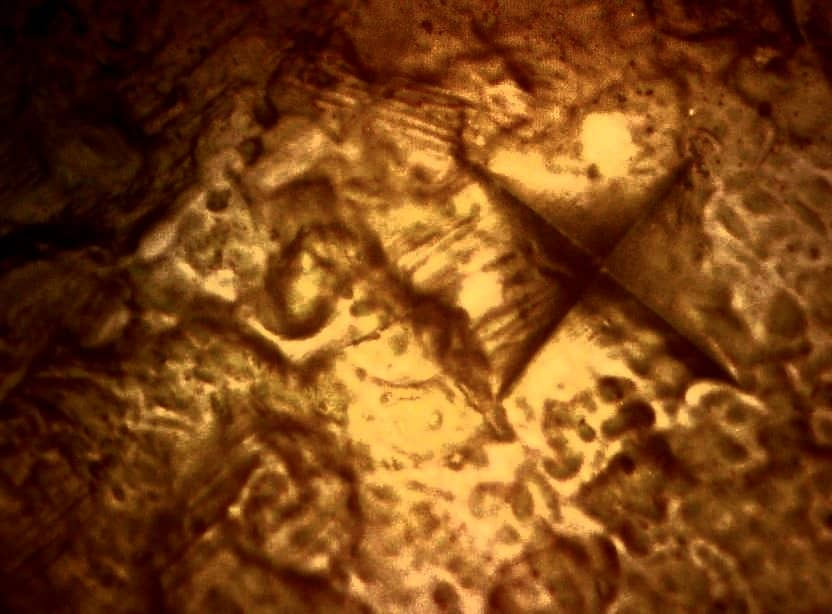
#> input picture image_edit.jpeg, 832 x 614 px
$ python main.py
#> lines starting #> are read from the running program, lines starting #| are printed output that depends on the picture
import numpy as np
import cv2

def nothing(x):
    pass

img = cv2.imread('image_edit.jpeg')
#> img is the input picture: shape (614, 832, 3); mean B, G, R 22, 67.1, 121.4
img = cv2.cvtColor(img, cv2.COLOR_BGR2GRAY)
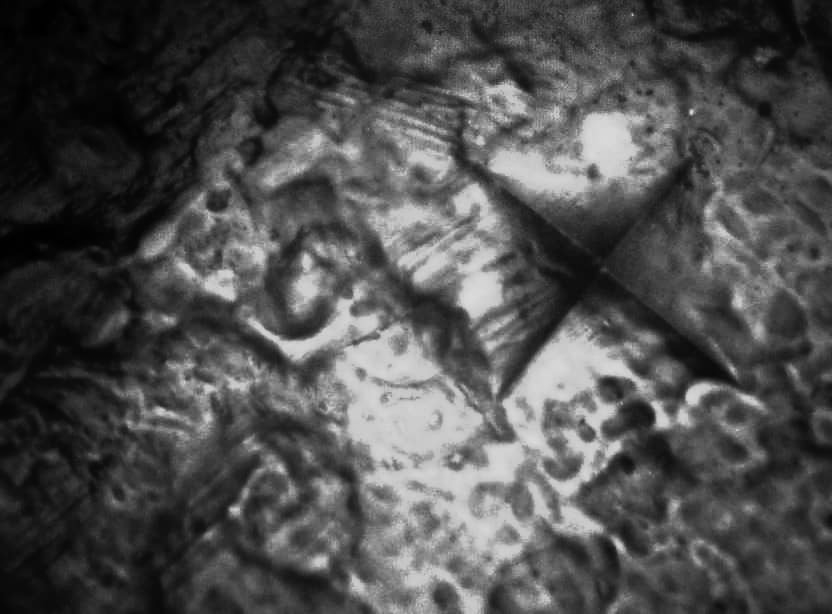
#> img: shape (614, 832); min 0, max 223, mean 78.2

cv2.namedWindow('image')

cv2.createTrackbar('first','image',0,255,nothing)
cv2.createTrackbar('second','image',0,255,nothing)
cv2.createTrackbar('th','image',0,255,nothing)

# img = cv2.bitwise_not(img)

while True:
    first = cv2.getTrackbarPos('first', 'image')
    second = cv2.getTrackbarPos('second', 'image')
    th = cv2.getTrackbarPos('th', 'image')

    img = cv2.imread('image_edit.jpeg',0)
#> img: shape (614, 832); min 0, max 231, mean 78.2

    edges = cv2.Canny(img, first, second,L2gradient = True)
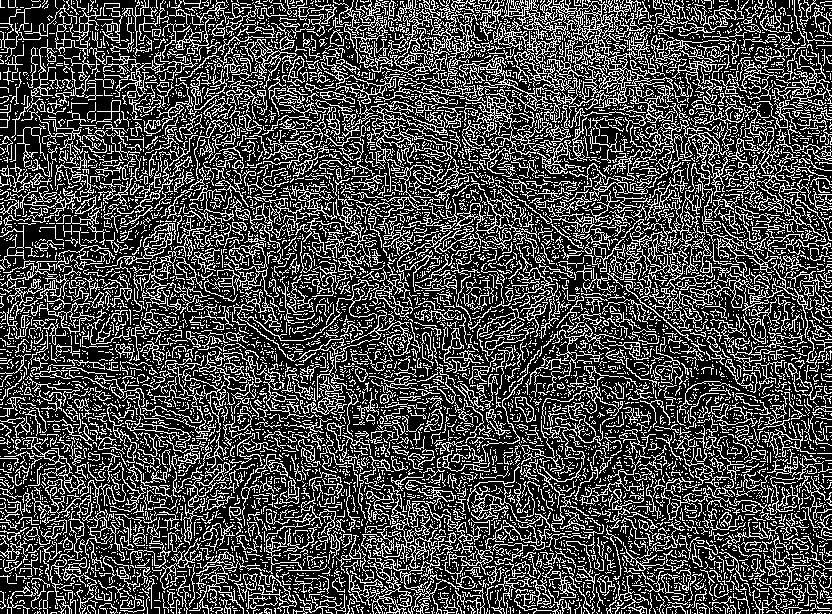
#> edges: shape (614, 832); 28.2% white in thin lines or dots

    lines = cv2.HoughLinesP(edges, cv2.HOUGH_PROBABILISTIC, theta=1 * np.pi / 180, threshold=th, minLineLength=100, maxLineGap=10)
#> lines = 851 rows, first 6: [431, 175, 431, 1], [440, 554, 440, 427], [609, 0, 731, 354], [553, 611, 675, 381], [538, 158, 538, 4], [501, 1, 657, 223]

    if lines is not None:
        for i in lines:
            x1, y1, x2, y2 = i[0]
            cv2.line(img, (x1, y1), (x2, y2), (0, 255, 0), 5)
#> this loop made 851 passes
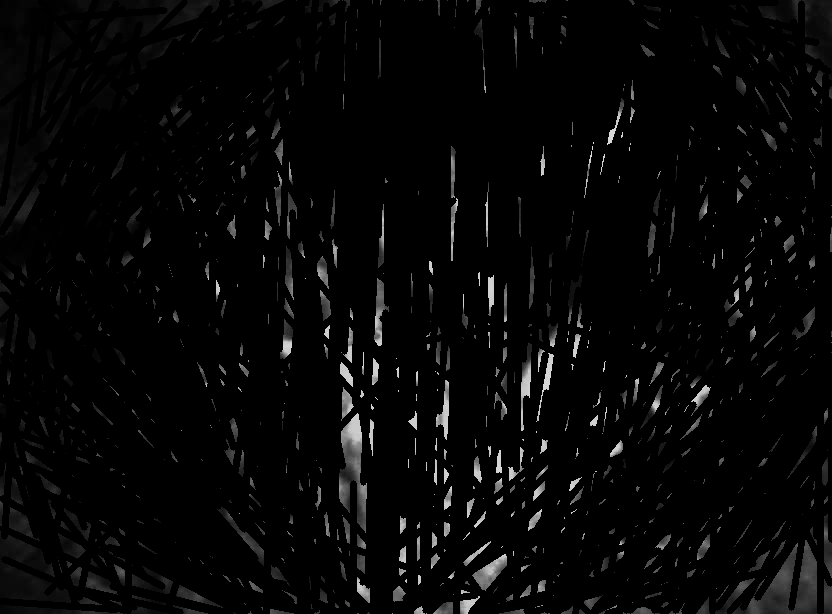
#> img: shape (614, 832); min 0, max 218, mean 6.4

    cv2.imshow('image', img)

    if cv2.waitKey(1) & 0xFF == 27:
#> (key Esc is pressed here)
        break

cv2.waitKey(0)
#> (the run stopped early here; a loop or call above may not have finished)
